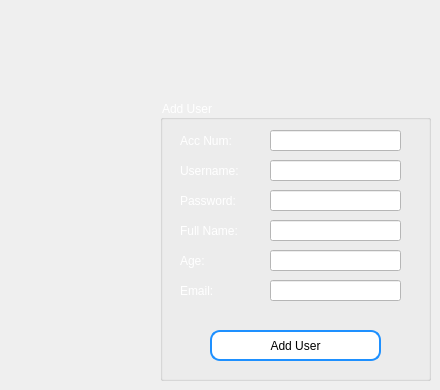
       <widget class="QWidget" name="page_8">
        <widget class="QGroupBox" name="groupBox_12">
         <property name="geometry">
          <rect>
           <x>160</x>
           <y>100</y>
           <width>271</width>
           <height>281</height>
          </rect>
         </property>
         <property name="styleSheet">
          <string notr="true">color: rgb(255, 255, 255);</string>
         </property>
         <property name="title">
          <string>Add User</string>
         </property>
         <widget class="QPushButton" name="pbGet_AddUser">
          <property name="geometry">
           <rect>
            <x>50</x>
            <y>230</y>
            <width>171</width>
            <height>31</height>
           </rect>
          </property>
          <property name="styleSheet">
           <string notr="true">border-radius: 10px;  /* Adjust this value to control the curvature */
    border: 2px solid #1E90FF;  /* Border color: Dodger Blue */
background-color: rgb(255, 255, 255);
    padding: 5px;  /* Adjust padding as needed */
    font: 600 italic 12pt &quot;Segoe UI&quot;;  /* Font settings */
    color: rgb(0, 0, 0);  /* Text color */</string>
          </property>
          <property name="text">
           <string>Add User</string>
          </property>
         </widget>
         <widget class="QLineEdit" name="lineEditUserUserNameADD">
          <property name="geometry">
           <rect>
            <x>110</x>
            <y>60</y>
            <width>131</width>
            <height>21</height>
           </rect>
          </property>
          <property name="styleSheet">
           <string notr="true">background-color: rgb(255, 255, 255);
font: 900 10pt &quot;Segoe UI&quot;;
color: rgb(0, 0, 0);</string>
          </property>
          <property name="text">
           <string/>
          </property>
         </widget>
         <widget class="QLabel" name="label_26">
          <property name="geometry">
           <rect>
            <x>20</x>
            <y>60</y>
            <width>81</width>
            <height>21</height>
           </rect>
          </property>
          <property name="styleSheet">
           <string notr="true">color: rgb(255, 255, 255);
font: 600 italic 12pt &quot;Segoe UI&quot;;</string>
          </property>
          <property name="text">
           <string>Username:</string>
          </property>
         </widget>
         <widget class="QLineEdit" name="lineEditUserAccNumAdd">
          <property name="geometry">
           <rect>
            <x>110</x>
            <y>30</y>
            <width>131</width>
            <height>21</height>
           </rect>
          </property>
          <property name="styleSheet">
           <string notr="true">background-color: rgb(255, 255, 255);
font: 900 10pt &quot;Segoe UI&quot;;
color: rgb(0, 0, 0);</string>
          </property>
         </widget>
         <widget class="QLabel" name="label_27">
          <property name="geometry">
           <rect>
            <x>20</x>
            <y>30</y>
            <width>81</width>
            <height>21</height>
           </rect>
          </property>
          <property name="styleSheet">
           <string notr="true">color: rgb(255, 255, 255);
font: 600 italic 12pt &quot;Segoe UI&quot;;</string>
          </property>
          <property name="text">
           <string>Acc Num:</string>
          </property>
         </widget>
         <widget class="QLineEdit" name="lineEditUserPasswordAdd">
          <property name="geometry">
           <rect>
            <x>110</x>
            <y>90</y>
            <width>131</width>
            <height>21</height>
           </rect>
          </property>
          <property name="styleSheet">
           <string notr="true">background-color: rgb(255, 255, 255);
font: 900 10pt &quot;Segoe UI&quot;;
color: rgb(0, 0, 0);</string>
          </property>
         </widget>
         <widget class="QLabel" name="label_28">
          <property name="geometry">
           <rect>
            <x>20</x>
            <y>90</y>
            <width>81</width>
            <height>21</height>
           </rect>
          </property>
          <property name="styleSheet">
           <string notr="true">color: rgb(255, 255, 255);
font: 600 italic 12pt &quot;Segoe UI&quot;;</string>
          </property>
          <property name="text">
           <string>Password:</string>
          </property>
         </widget>
         <widget class="QLineEdit" name="lineEditUseFullNameAdd">
          <property name="geometry">
           <rect>
            <x>110</x>
            <y>120</y>
            <width>131</width>
            <height>21</height>
           </rect>
          </property>
          <property name="styleSheet">
           <string notr="true">background-color: rgb(255, 255, 255);
font: 900 10pt &quot;Segoe UI&quot;;
color: rgb(0, 0, 0);</string>
          </property>
         </widget>
         <widget class="QLabel" name="label_29">
          <property name="geometry">
           <rect>
            <x>20</x>
            <y>120</y>
            <width>81</width>
            <height>21</height>
           </rect>
          </property>
          <property name="styleSheet">
           <string notr="true">color: rgb(255, 255, 255);
font: 600 italic 12pt &quot;Segoe UI&quot;;</string>
          </property>
          <property name="text">
           <string>Full Name:</string>
          </property>
         </widget>
         <widget class="QLineEdit" name="lineEditUserAgeAdd">
          <property name="geometry">
           <rect>
            <x>110</x>
            <y>150</y>
            <width>131</width>
            <height>21</height>
           </rect>
          </property>
          <property name="styleSheet">
           <string notr="true">background-color: rgb(255, 255, 255);
font: 900 10pt &quot;Segoe UI&quot;;
color: rgb(0, 0, 0);</string>
          </property>
         </widget>
         <widget class="QLabel" name="label_30">
          <property name="geometry">
           <rect>
            <x>20</x>
            <y>150</y>
            <width>81</width>
            <height>21</height>
           </rect>
          </property>
          <property name="styleSheet">
           <string notr="true">color: rgb(255, 255, 255);
font: 600 italic 12pt &quot;Segoe UI&quot;;</string>
          </property>
          <property name="text">
           <string>Age:</string>
          </property>
         </widget>
         <widget class="QLabel" name="label_35">
          <property name="geometry">
           <rect>
            <x>20</x>
            <y>180</y>
            <width>81</width>
            <height>21</height>
           </rect>
          </property>
          <property name="styleSheet">
           <string notr="true">color: rgb(255, 255, 255);
font: 600 italic 12pt &quot;Segoe UI&quot;;</string>
          </property>
          <property name="text">
           <string>Email:</string>
          </property>
         </widget>
         <widget class="QLineEdit" name="lineEditUserEmailAdd">
          <property name="geometry">
           <rect>
            <x>110</x>
            <y>180</y>
            <width>131</width>
            <height>21</height>
           </rect>
          </property>
          <property name="styleSheet">
           <string notr="true">background-color: rgb(255, 255, 255);
font: 900 10pt &quot;Segoe UI&quot;;
color: rgb(0, 0, 0);</string>
          </property>
          <property name="text">
           <string/>
          </property>
         </widget>
        </widget>
       </widget>
